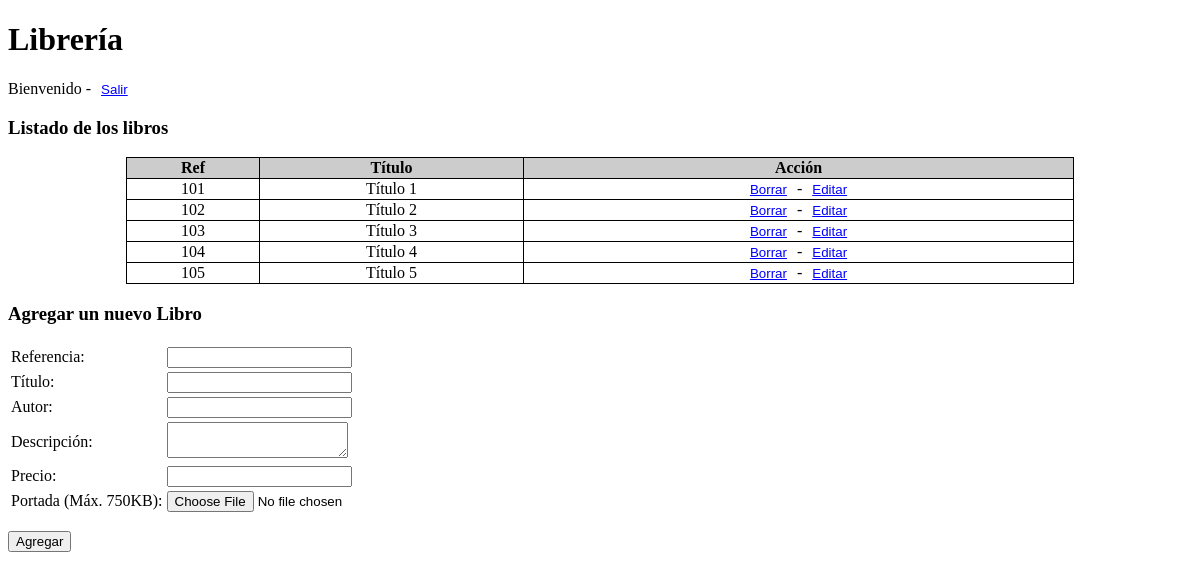
The page /vistas/vista_admin.php on the database its author committed.
### tables this page shows
CREATE TABLE `libros` (
  `referencia` int(11) NOT NULL,
  `titulo` varchar(30) NOT NULL,
  `autor` varchar(30) NOT NULL,
  `descripcion` varchar(150) NOT NULL,
  `precio` decimal(5,2) NOT NULL,
  `portada` varchar(50) NOT NULL DEFAULT 'no_imagen.jpg'
);

### vistas/vista_libros_tabla.php (the view, shortened to what this page needs)
<?php
$consulta="select * from libros";
$resultado=mysqli_query($conexion,$consulta);
if($resultado)
{
    echo "<h3>Listado de los libros</h3>";
    echo "<table id='t_libros'>";
    echo "<tr><th>Ref</th><th>Título</th><th>Acción</th></tr>";
    while($libros=mysqli_fetch_assoc($resultado))
    {
        echo "<tr>";
        echo "<td>".$libros["referencia"]."</td>";
        echo "<td>".$libros["titulo"]."</td>";
        echo "<td><form action='gest_libros.php' method='post'><button class='sin_boton' type='submit' name='btnBorrar' value='".$libros["referencia"]."'>Borrar</button> - <button class='sin_boton' type='submit' name='btnEditar' value='".$libros["referencia"]."'>Editar</button></form></td>";
        echo "</tr>";
    }
    echo "</table>";
}
else
{
    mysqli_close($conexion);
    session_destroy();
    die("<p>Error en la consulta Nº: ".mysqli_errno($conexion). " : ".mysqli_error($conexion)."</p></body></html>");
}
?>

### vistas/vista_admin.php (style rules this page uses)
.sin_boton { background-color: transparent;border:none;color:blue;text-decoration: underline;cursor:pointer }
#t_libros { border-collapse:collapse;width:80%;margin:0 auto;text-align:center }
#t_libros, #t_libros td, #t_libros th { border:1px solid black; }
#t_libros th { background-color: #CCC; }

### rows shown on the page
libros: referencia "101", titulo "Título 1"
libros: referencia "102", titulo "Título 2"
libros: referencia "103", titulo "Título 3"
libros: referencia "104", titulo "Título 4"
libros: referencia "105", titulo "Título 5"
